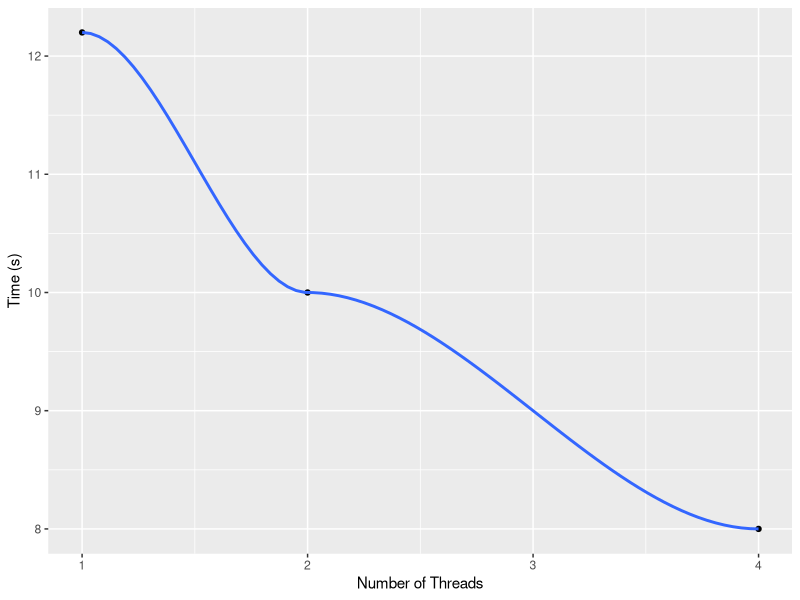

The R script that drew this image:
## ---- chunk 1
library(ggplot2)
ggplot(
    data.frame(num_threads = c(1, 2, 4), time = c(12.2, 10, 8)),
    aes(x = num_threads, y = time)) +
    labs(x = "Number of Threads", y = "Time (s)") +
    geom_point() +
    geom_smooth()
